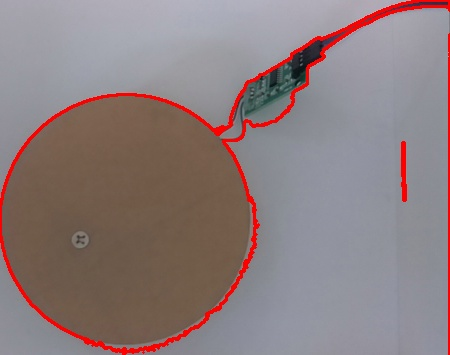
//> input picture test/capture.jpg, 450 x 355 px
$ ./Source1 ../../test/capture.jpg   (built with g++ and OpenCV 4)
//> lines starting //> are read from the running program, lines starting //| are printed output that depends on the picture; after the words box and inside, x2 and y2 are one past the last pixel; in counts of white or black regions, pixels touching at a corner belong together
#include "opencv2/opencv.hpp"
#include <string>

using namespace cv;
using namespace std;

class WatershedSegmenter {
private:
	cv::Mat markers;
public:
	void setMarkers(cv::Mat& markerImage)
	{
		markerImage.convertTo(markers, CV_32S);
	}

	cv::Mat process(cv::Mat &image)
	{
		cv::watershed(image, markers);
		markers.convertTo(markers, CV_8U);
		return markers;
	}
};


int main(int argc, char* argv[])
{
	cv::Mat image = cv::imread(argv[1]);
//> image is the input picture: 355 rows x 450 cols, CV_8UC3; mean B, G, R 126.4, 125.5, 140.7
	cv::Mat blank(image.size(), CV_8U, cv::Scalar(0xFF));
	cv::Mat dest;
	imshow("originalimage", image);

	// Create markers image
	cv::Mat markers(image.size(), CV_8U, cv::Scalar(-1));
	//Rect(topleftcornerX, topleftcornerY, width, height);
	//top rectangle
	markers(Rect(0, 0, image.cols, 5)) = Scalar::all(1);
	//bottom rectangle
	markers(Rect(0, image.rows - 5, image.cols, 5)) = Scalar::all(1);
	//left rectangle
	markers(Rect(0, 0, 5, image.rows)) = Scalar::all(1);
	//right rectangle
	markers(Rect(image.cols - 5, 0, 5, image.rows)) = Scalar::all(1);
	//centre rectangle
	int centreW = image.cols / 4;
//> centreW = 112
	int centreH = image.rows / 4;
//> centreH = 88
	markers(Rect((image.cols / 2) - (centreW / 2), (image.rows / 2) - (centreH / 2), centreW, centreH)) = Scalar::all(2);
	markers.convertTo(markers, CV_BGR2GRAY);
	imshow("markers", markers);
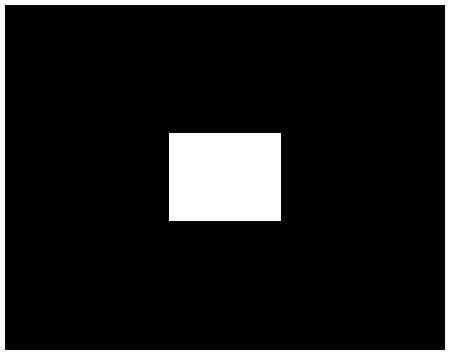
//> window 'markers': 355 rows x 450 cols, CV_8UC1; 11.1% white; 2 white regions, box (x1, y1, x2, y2) and area: (169, 133, 281, 221) 9856, (0, 0, 450, 355) 7950

	//Create watershed segmentation object
	WatershedSegmenter segmenter;
	segmenter.setMarkers(markers);
	cv::Mat wshedMask = segmenter.process(image);
//> in process, `cv::watershed(image, markers);`:
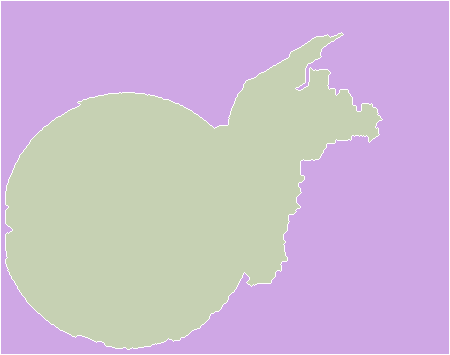
//> markers: 355 rows x 450 cols, CV_32SC1; 3 distinct labels, from -1 to 2; one colour per label, 0 black, -1 white
//> in process, `markers.convertTo(markers, CV_8U);`:
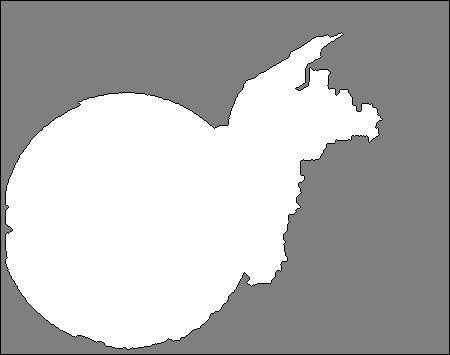
//> markers: 355 rows x 450 cols, CV_8UC1; min 0, max 2, mean 1.4; drawn with min black and max white
	cv::Mat mask;
	convertScaleAbs(wshedMask, mask, 1, 0);
	double thresh = threshold(mask, mask, 1, 255, THRESH_BINARY);
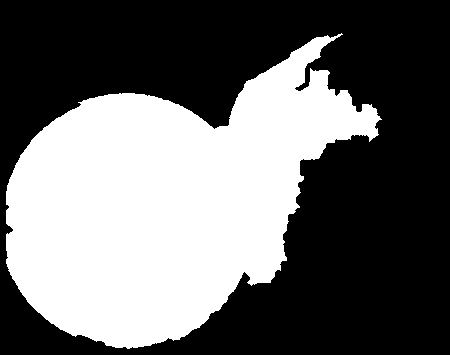
//> mask: 355 rows x 450 cols, CV_8UC1; 41.4% white; 1 white region, box (x1, y1, x2, y2) and area: (6, 33, 382, 349) 66068
	bitwise_and(image, image, dest, mask);
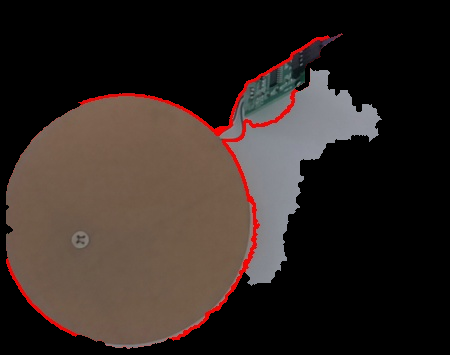
//> dest: 355 rows x 450 cols, CV_8UC3; mean B, G, R 35.7, 40, 50.3
	dest.convertTo(dest, CV_8U);

	imshow("final_result", dest);
	cv::waitKey(0);

	return 0;
}
